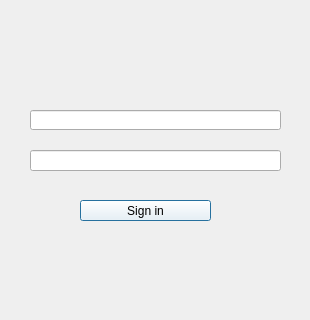
<?xml version="1.0" encoding="UTF-8"?>
<ui version="4.0">
 <class>Auth</class>
 <widget class="QDialog" name="Auth">
  <property name="geometry">
   <rect>
    <x>0</x>
    <y>0</y>
    <width>310</width>
    <height>320</height>
   </rect>
  </property>
  <property name="windowTitle">
   <string>Dialog</string>
  </property>
  <property name="styleSheet">
   <string notr="true"/>
  </property>
  <widget class="QLineEdit" name="lineEdit">
   <property name="geometry">
    <rect>
     <x>30</x>
     <y>110</y>
     <width>251</width>
     <height>20</height>
    </rect>
   </property>
   <property name="styleSheet">
    <string notr="true"/>
   </property>
  </widget>
  <widget class="QLineEdit" name="lineEdit_2">
   <property name="geometry">
    <rect>
     <x>30</x>
     <y>150</y>
     <width>251</width>
     <height>21</height>
    </rect>
   </property>
   <property name="styleSheet">
    <string notr="true"/>
   </property>
  </widget>
  <widget class="QPushButton" name="pushButton">
   <property name="geometry">
    <rect>
     <x>80</x>
     <y>200</y>
     <width>131</width>
     <height>21</height>
    </rect>
   </property>
   <property name="styleSheet">
    <string notr="true">background-color: rgb(255, 255, 255);
color: rgb(0, 0, 0);</string>
   </property>
   <property name="text">
    <string>Sign in</string>
   </property>
  </widget>
 </widget>
 <resources/>
 <connections/>
</ui>
